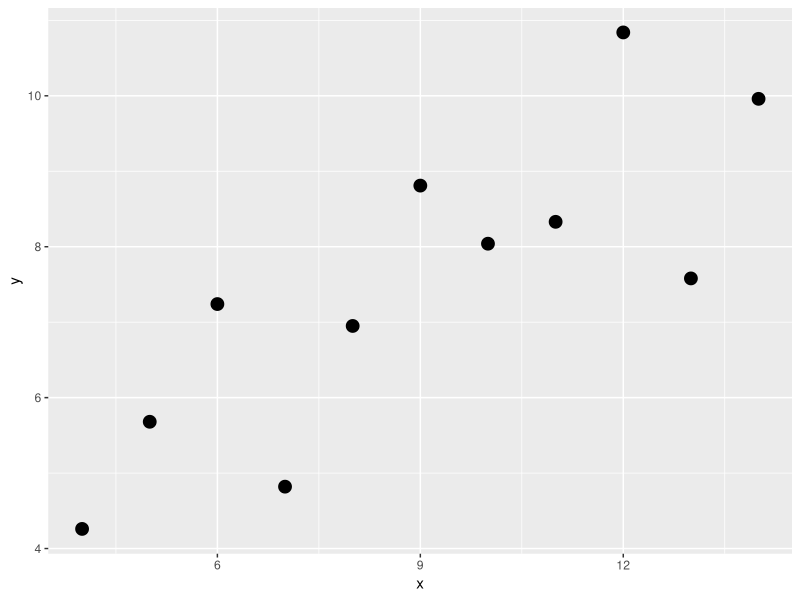
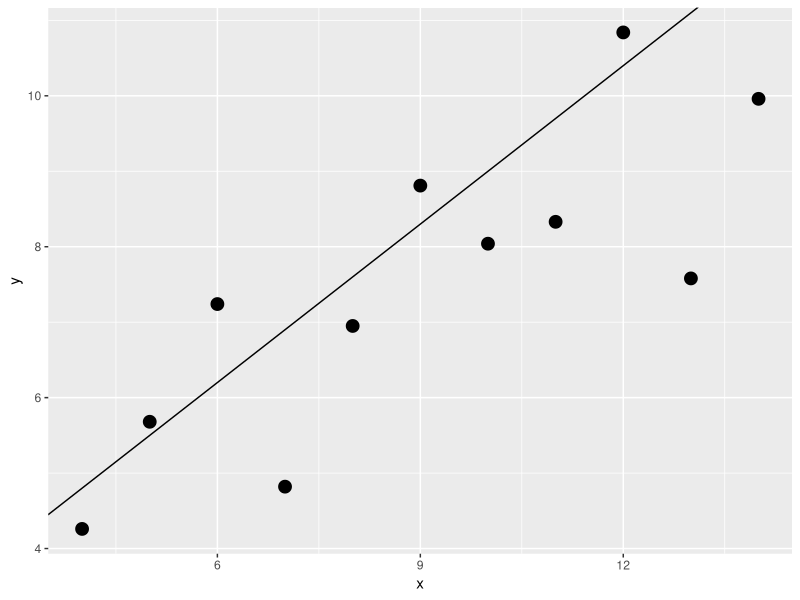
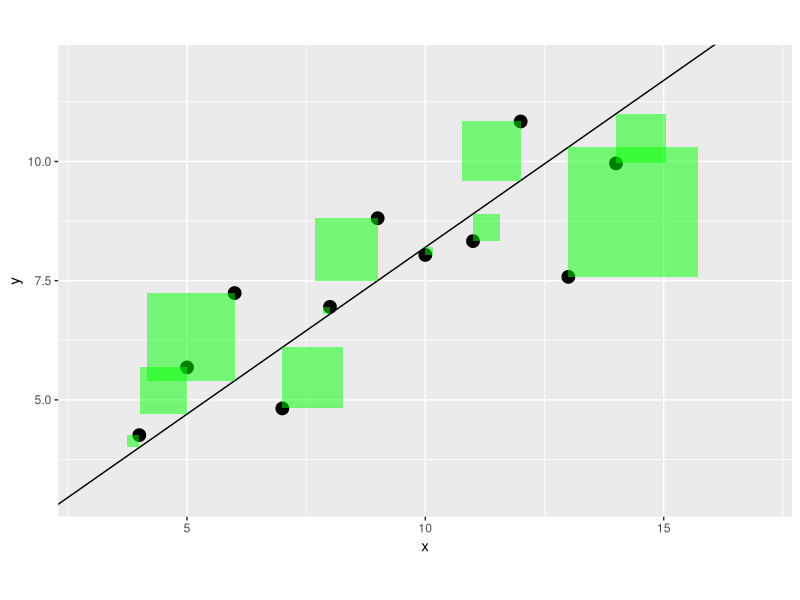
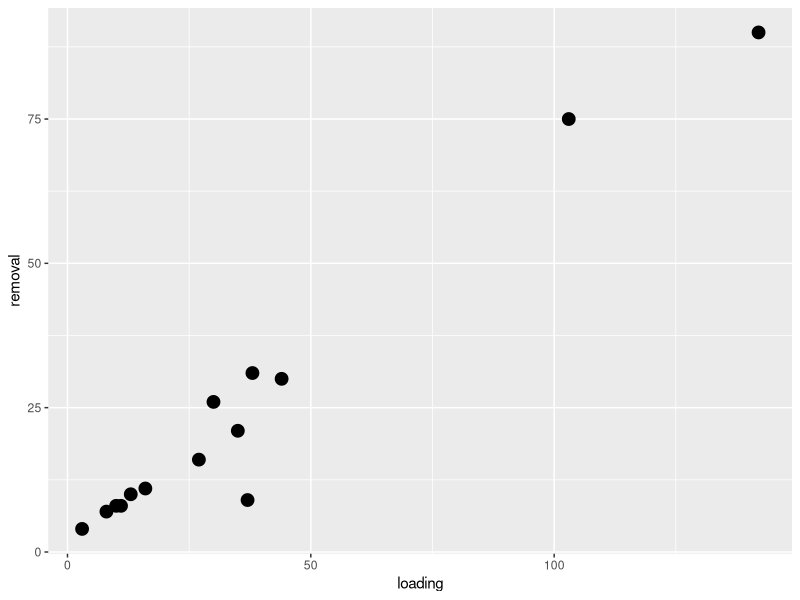
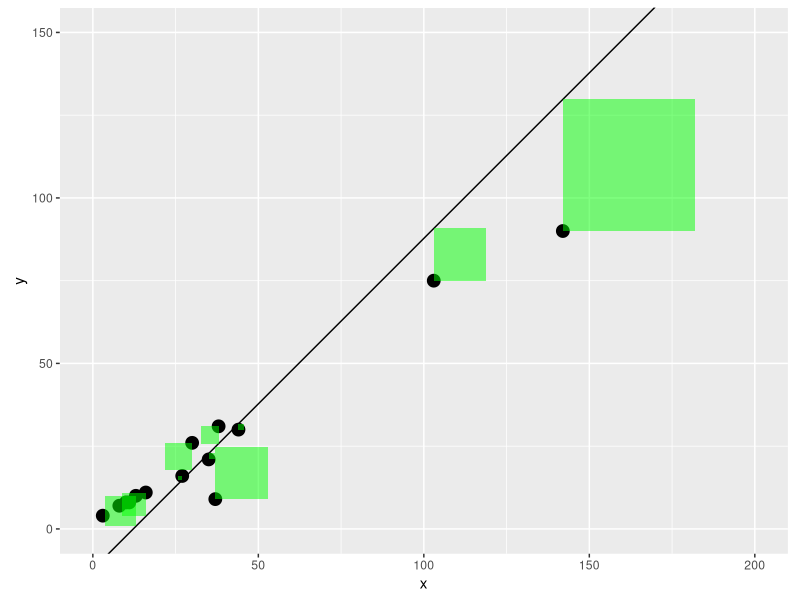
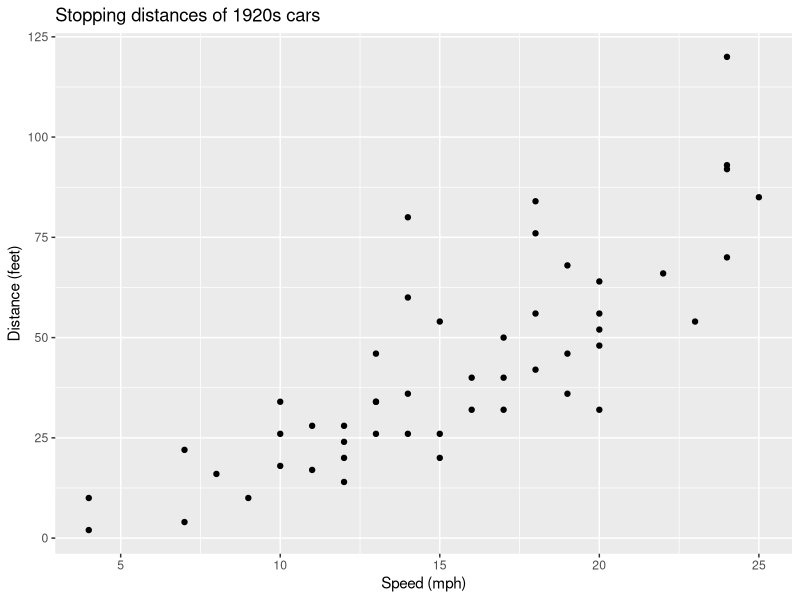

Reproduce these figures in R, in order.
# First dataset from Anscombe’s quartet (the data is
# built into R) and plot the corresponding scatterplot using ggplot
library(tidyverse)
# Anscombe's quartet (first dataset)
x = anscombe[,1]
y = anscombe[,5]
ggplot(NULL,aes(x=x,y=y)) +
  geom_point(size=4)


# Given 𝑎 = 2.0 and 𝑏 = 0.7, we can calculate the corresponding 
# residuals (observed minus predicted values of y) as follows.
a = 2.0
b = 0.7
residuals = y-(a+b*x)
residuals
ggplot(NULL,aes(x=x,y=y)) +
  geom_point(size=4) +
  geom_abline(slope=b,intercept=a)


# Calculating line that is best fit
b = 0.7
a = mean(y)-b*mean(x)
residuals = y-(a+b*x)
ggplot(NULL,aes(x=x,y=y)) +
  geom_point(size=4) +
  geom_abline(intercept=a,slope=b) +
  geom_rect(aes(xmin=x,xmax=x-residuals,
                ymin=y,ymax=y-residuals),
            fill="green",alpha=0.5) +
  coord_fixed() +
  xlim(3,17) +
  ylim(3,12)
SSR = sum(residuals^2)
SSR

# Exercise. Continue to increase the value of 𝑏 in the R code above,
# and note what happens to the SSR value. What value of 𝑏 appears to 
# give the smallest SSR value? You might want to try wrapping the 
# R code in a loop (for b) to automate the process.

for (b in seq(0.4,0.6,0.05)) {
  a = mean(y)-b*mean(x)
  residuals = y-(a+b*x)
  SSR = sum(residuals^2)
  cat(b,SSR,'\n')
}

# 0.4  14.86469 
# 0.45 14.03869 
# 0.5  13.76269 
# 0.55 14.03669 
# 0.6  14.86069 
# Exercise. A dataset on using wetland systems to treat wastewater 
# uses biochemical oxygen demand (BOD) mass loading (the x variable) 
# to predict BOD mass removal (the y variable)
library(tidyverse)
loading = c(3,8,10,11,13,16,27,30,35,37,38,44,103,142)
removal = c(4,7, 8, 8,10,11,16,26,21, 9,31,30, 75, 90)
wetland = tibble(loading,removal)
x = loading
y = removal

# (a) Use ggplot to construct a scatterplot of this dataset. 
# Roughly estimate the slope ofthe line of best fit.

ggplot(wetland, aes(x=loading, y=removal)) +
  geom_point(size=4)
b_rough = max(removal)/max(loading)
# > b_rough
# [1] 0.6338028



# (b) Modify the R code on page 4 to refine the estimate of b, 
# starting from 𝑏 = 1. Make sure you modify the xlim() and ylim()
# so that you can see all the green squares. What value of 𝑏 appears 
# give the smallest SSR value? You might want to try wrapping
# the R code in a loop to automate the process.

b = 1
a = mean(y)-b*mean(x)
residuals = y-(a+b*x)
ggplot(NULL,aes(x=x,y=y)) +
  geom_point(size=4) +
  geom_abline(intercept=a,slope=b) +
  geom_rect(aes(xmin=x,xmax=x-residuals,
                ymin=y,ymax=y-residuals),
            fill="green",alpha=0.5) +
  coord_fixed() +
  xlim(0,200) +
  ylim(0,150)
SSR = sum(residuals^2)
SSR

for (b in seq(1,0.5,-0.05)) {
  a = mean(y)-b*mean(x)
  residuals = y-(a+b*x)
  SSR = sum(residuals^2)
  cat(b,SSR,'\n')
}


# Output
# 1 2810.357 
# 0.95 2164.843 
# 0.9 1619.344 
# 0.85 1173.859 
# 0.8 828.3886 
# 0.75 582.933 
# 0.7 437.4921 
# 0.65 392.0659 
# 0.6 446.6543 
# 0.55 601.2573 
# 0.5 855.875 


# Conclusion: the value of b that gives the smallest SSR
#   is between 0.64 and 0.66


# calculate best values of a and b
x = anscombe[,1]
y = anscombe[,5]
b = sum((x-mean(x))*(y-mean(y)))/sum((x-mean(x))^2)
a = mean(y)-b*mean(x)
b
a
# The best-fit values of 𝑎 and 𝑏 are: 𝑎 = 3.000091 and 𝑏 = 0.5000909.



# Exercise. For the wetland dataset, using mass loading (the 𝑥 variable) 
# to predict BOD mass removal (the 𝑦 variable), calculate the 
# best-fit values of 𝑎 and 𝑏 and write down the line of best fit 
# (in terms of removal and loading)
loading = c(3,8,10,11,13,16,27,30,35,37,38,44,103,142)
removal = c(4,7, 8, 8,10,11,16,26,21, 9,31,30, 75, 90)
wetland = tibble(loading,removal)
x = loading
y = removal


# Exercise. The “cars” dataset is also built in to R. It gives the 
# speed (mph) of cars and the corresponding distances (dist) taken 
# to stop (feet). These are all cars from the 1920s

library(tidyverse)
summary(cars)
x = cars$speed
y = cars$dist

# (a) Plot a scatterplot of stopping distance vs speed (this means 
# that dist is on the vertical axis and speed is on the horizontal axis)
# Add a title to your plot and label the horizontal and vertical axes.
# Roughly estimate the slope of the line of best fit.

library(tidyverse)
ggplot(cars, aes(x=speed, y=dist)) +
  geom_point() +
  labs(title="Stopping distances of 1920s cars",
       x="Speed (mph)",
       y="Distance (feet)")
b_rough = max(cars$dist)/max(cars$speed)
# > b_rough
# [1] 4.8

# (b) Calculate the correlation coefficient between stopping distance
# and speed. How would you describe the relationship between the speed 
# and stopping distance?

cor(cars$speed,cars$dist)
# or
x = cars$speed
y = cars$dist
cor(x,y)

# [1] 0.8068949
# Conclusion: strong positive relationship

#  (c) Suppose we wish to use speed (the 𝑥 variable) to predict stopping
#  dist (the y variable). Calculate the best-fit values of 𝑎 and 𝑏 
# and write down the line of best fitin terms of dist and speed). 
# For these 1920s cars, what is the approximate increase in stopping 
# distance required for a 1mph increase in speed?

b = sum((x-mean(x))*(y-mean(y)))/sum((x-mean(x))^2)
a = mean(y)-b*mean(x)
b
a
# > b
# [1] 3.932409
# > a
# [1] -17.57909

# Fitted model:
#   dist = -17.57909 + 3.932409 * speed

# Stopping distance increase by approximately 3.9 feet for
# one mph increase in speed.  Remember these are 1920s cars.


